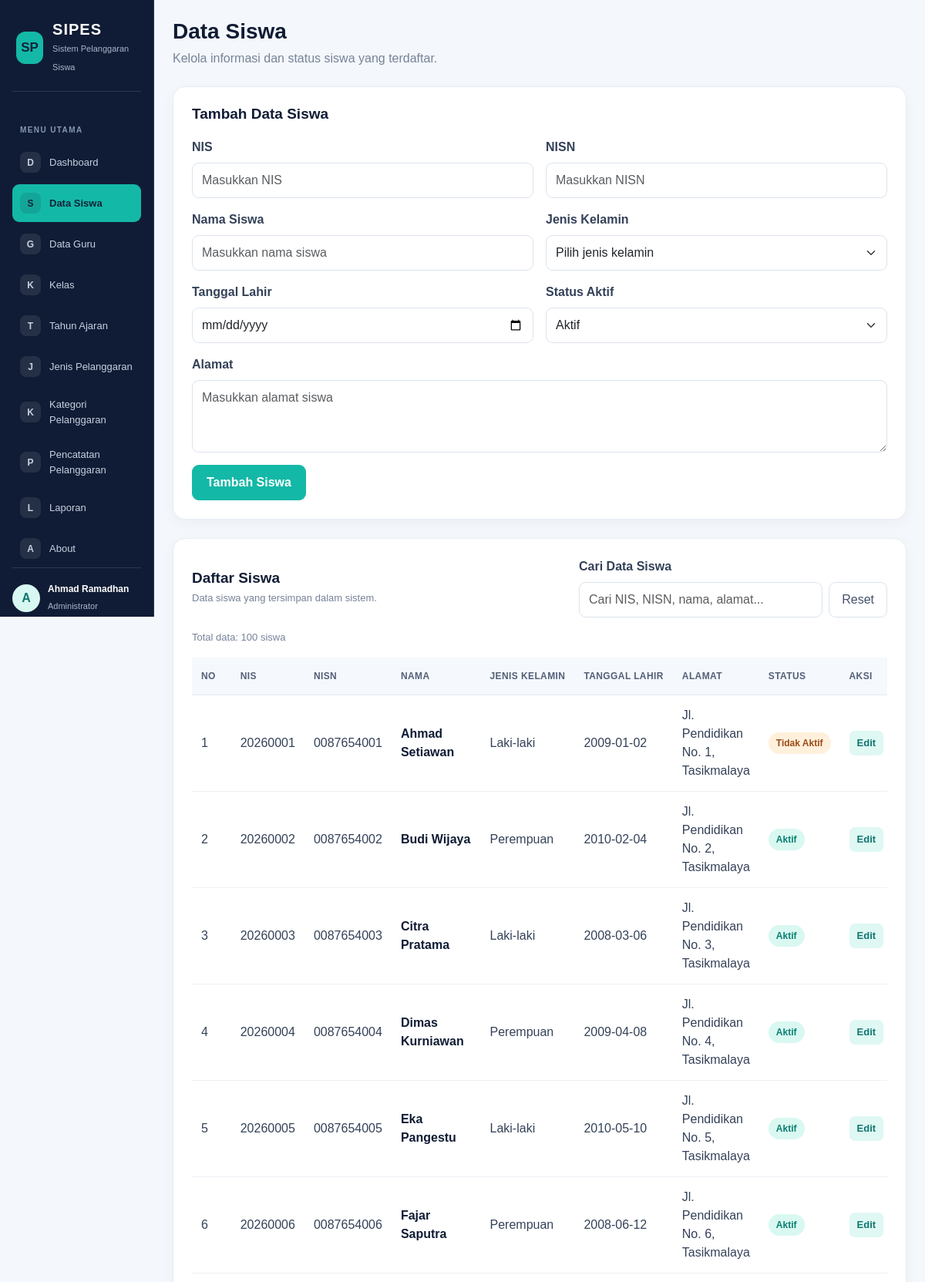
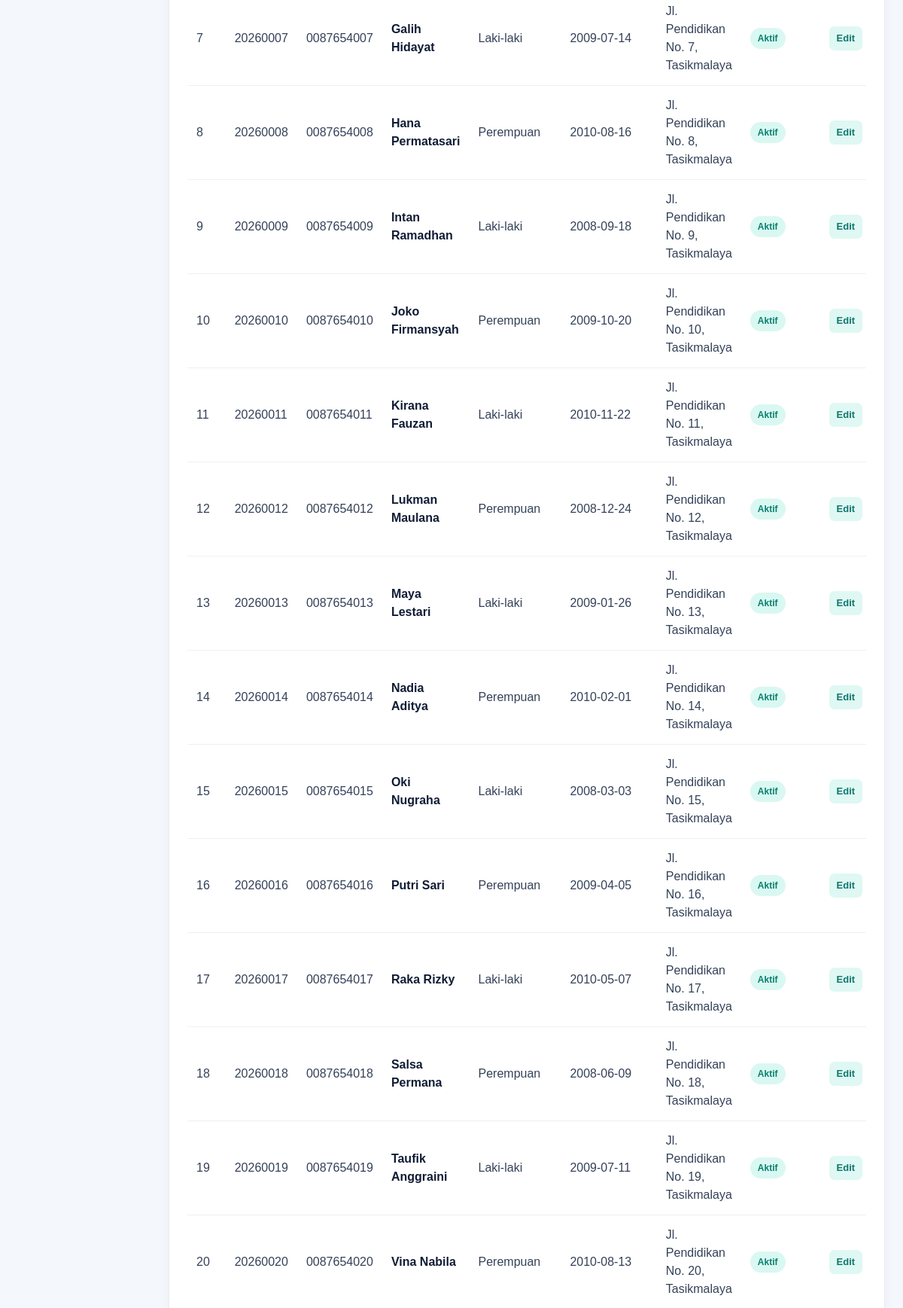
The page /data_siswa.php (signed in, upper part) on the database its author committed (2 pictures, top to bottom).
### tables this page shows
CREATE TABLE `t_siswa` (
  `id` int(11) NOT NULL,
  `nis` varchar(30) DEFAULT NULL,
  `nisn` varchar(20) NOT NULL,
  `nama` varchar(150) DEFAULT NULL,
  `jenis_kelamin` char(1) NOT NULL,
  `tanggal_lahir` date NOT NULL,
  `alamat` text NOT NULL,
  `status_aktif` tinyint(1) NOT NULL,
  `created_at` timestamp NOT NULL DEFAULT current_timestamp(),
  `updated_at` timestamp NOT NULL DEFAULT current_timestamp()
);

### data_siswa.php (the view, shortened to what this page needs)
<?php
include 'config/koneksi.php';
$data_edit = null;
$data_siswa = mysqli_query(
    $koneksi,
    "SELECT * FROM t_siswa ORDER BY id ASC"
);
?>
<!DOCTYPE html>
<html lang="id">
<head>
    <link href="https://cdn.jsdelivr.net/npm/bootstrap@5.3.3/dist/css/bootstrap.min.css" rel="stylesheet">
</head>
<body>
<div class="container-fluid">
    <div class="row">
        <?php include 'includes/sidebar.php'; ?>
        <main class="col-md-9 col-lg-10 p-4 ms-md-auto">
            <div class="mb-4">
                <h1 class="page-title">Data Siswa</h1>
                <p class="page-subtitle">
                    Kelola informasi dan status siswa yang terdaftar.
                </p>
            </div>
            <?php if ($data_edit) { ?>
                <div class="content-card">
                    <h2 class="section-title">Edit Data Siswa</h2>
                    <form method="POST">
                        <input
                            type="hidden"
                            name="id"
                            value="<?php echo htmlspecialchars($data_edit['id']); ?>"
                        >
                        <div class="row g-3">
                            <div class="col-md-6">
                                <label class="form-label">NIS</label>
                                <input
                                    type="text"
                                    name="nis"
                                    class="form-control"
                                    inputmode="numeric"
                                    pattern="[0-9]{8}"
                                    minlength="8"
                                    maxlength="8"
                                    value="<?php echo htmlspecialchars($data_edit['nis']); ?>"
                                    oninput="this.value = this.value.replace(/[^0-9]/g, '').slice(0, 8)"
                                    title="NIS harus tepat 8 digit angka."
                                    required
                                >
                            </div>
                            <div class="col-md-6">
                                <label class="form-label">NISN</label>
                                <input
                                    type="text"
                                    name="nisn"
                                    class="form-control"
                                    inputmode="numeric"
                                    pattern="[0-9]{10}"
                                    minlength="10"
                                    maxlength="10"
                                    value="<?php echo htmlspecialchars($data_edit['nisn']); ?>"
                                    oninput="this.value = this.value.replace(/[^0-9]/g, '').slice(0, 10)"
                                    title="NISN harus tepat 10 digit angka."
                                    required
                                >
                            </div>
                            <div class="col-md-6">
                                <label class="form-label">Nama Siswa</label>
                                <input type="text" name="nama" class="form-control"
                                    value="<?php echo htmlspecialchars($data_edit['nama']); ?>" required>
                            </div>
                            <div class="col-md-6">
                                <label class="form-label">Jenis Kelamin</label>
                                <select name="jenis_kelamin" class="form-select" required>
                                    <option value="L" <?php if ($data_edit['jenis_kelamin'] == 'L') echo 'selected'; ?>>Laki-laki</option>
                                    <option value="P" <?php if ($data_edit['jenis_kelamin'] == 'P') echo 'selected'; ?>>Perempuan</option>
                                </select>
                            </div>
                            <div class="col-md-6">
                                <label class="form-label">Tanggal Lahir</label>
                                <input type="date" name="tanggal_lahir" class="form-control"
                                    value="<?php echo htmlspecialchars($data_edit['tanggal_lahir']); ?>" required>
                            </div>
                            <div class="col-md-6">
                                <label class="form-label">Status Aktif</label>
                                <select name="status_aktif" class="form-select" required>
                                    <option value="1" <?php if ($data_edit['status_aktif'] == 1) echo 'selected'; ?>>Aktif</option>
                                    <option value="0" <?php if ($data_edit['status_aktif'] == 0) echo 'selected'; ?>>Tidak Aktif</option>
                                </select>
                            </div>
                            <div class="col-12">
                                <label class="form-label">Alamat</label>
                                <textarea name="alamat" class="form-control" rows="3" required><?php echo htmlspecialchars($data_edit['alamat']); ?></textarea>
                            </div>
                            <div class="col-12 d-flex gap-2 flex-wrap">
                                <button type="submit" name="edit" class="btn btn-teal">Simpan Perubahan</button>
                                <a href="data_siswa.php" class="btn-light-custom">Batal</a>
                            </div>
                        </div>
                    </form>
                </div>
            <?php } else { ?>
                <div class="content-card">
                    <h2 class="section-title">Tambah Data Siswa</h2>
                    <form method="POST">
                        <div class="row g-3">
                            <div class="col-md-6">
                                <label class="form-label">NIS</label>
                                <input
                                    type="text"
                                    name="nis"
                                    class="form-control"
                                    placeholder="Masukkan NIS"
                                    inputmode="numeric"
                                    pattern="[0-9]{8,}"
                                    minlength="8"
                                    title="NIS harus berupa angka dan minimal 8 digit."
                                    value="<?php echo htmlspecialchars($_POST['nis'] ?? ''); ?>"
                                    required
                                >
                            </div>
                            <div class="col-md-6">
                                <label class="form-label">NISN</label>
                                <input
                                    type="text"
                                    name="nisn"
                                    class="form-control"
                                    placeholder="Masukkan NISN"
                                    inputmode="numeric"
                                    pattern="[0-9]{10,}"
                                    minlength="10"
                                    title="NISN harus berupa angka dan minimal 10 digit."
                                    value="<?php echo htmlspecialchars($_POST['nisn'] ?? ''); ?>"
                                    required
                                >
                            </div>
                            <div class="col-md-6">
                                <label class="form-label">Nama Siswa</label>
                                <input type="text" name="nama" class="form-control"
                                    placeholder="Masukkan nama siswa" required>
                            </div>
                            <div class="col-md-6">
                                <label class="form-label">Jenis Kelamin</label>
                                <select name="jenis_kelamin" class="form-select" required>
                                    <option value="">Pilih jenis kelamin</option>
                                </select>
                            </div>
                            <div class="col-md-6">
                                <label class="form-label">Tanggal Lahir</label>
                                <input type="date" name="tanggal_lahir" class="form-control" required>
                            </div>
                            <div class="col-md-6">
                                <label class="form-label">Status Aktif</label>
                                <select name="status_aktif" class="form-select" required>
                                    <option value="1">Aktif</option>
                                </select>
                            </div>
                            <div class="col-12">
                                <label class="form-label">Alamat</label>
                                <textarea name="alamat" class="form-control" rows="3"
                                    placeholder="Masukkan alamat siswa" required></textarea>
                            </div>
                            <div class="col-12">
                                <button type="submit" name="tambah" class="btn btn-teal">
                                    Tambah Siswa
                                </button>
                            </div>
                        </div>
                    </form>
                </div>
            <?php } ?>
            <div class="content-card">
                <div class="d-flex justify-content-between align-items-center flex-wrap gap-3 mb-3">
                    <div>
                        <h2 class="section-title mb-1">Daftar Siswa</h2>
                        <p class="table-count mb-0">
                            Data siswa yang tersimpan dalam sistem.
                        </p>
                    </div>
                    <div class="search-area">
                        <label for="cariSiswa" class="form-label">Cari Data Siswa</label>
                        <div class="d-flex gap-2">
                            <input
                                type="search"
                                id="cariSiswa"
                                class="form-control"
                                placeholder="Cari NIS, NISN, nama, alamat..."
                            >
                            <button type="button" id="resetCariSiswa" class="btn-light-custom">
                                Reset
                            </button>
                        </div>
                    </div>
                </div>
                <p id="hasilPencarianSiswa" class="table-count mb-3"></p>
                <div class="table-responsive">
                    <table class="table" id="tabelSiswa">
                        <thead>
                            <tr>
                                <th>No</th>
                                <th>NIS</th>
                                <th>NISN</th>
                                <th>Nama</th>
                                <th>Jenis Kelamin</th>
                                <th>Tanggal Lahir</th>
                                <th>Alamat</th>
                                <th>Status</th>
                                <th>Aksi</th>
                            </tr>
                        </thead>
                        <tbody>
                            <?php
                            $no = 1;
                            while ($siswa = mysqli_fetch_assoc($data_siswa)) {
                            ?>
                                <tr>
                                    <td><?php echo $no++; ?></td>
                                    <td><?php echo htmlspecialchars($siswa['nis']); ?></td>
                                    <td><?php echo htmlspecialchars($siswa['nisn']); ?></td>
                                    <td>
                                        <span class="student-name">
                                            <?php echo htmlspecialchars($siswa['nama']); ?>
                                        </span>
                                    </td>
                                    <td>
                                        <?php
                                        echo $siswa['jenis_kelamin'] == 'L'
                                            ? 'Laki-laki'
                                            : 'Perempuan';
                                        ?>
                                    </td>
                                    <td><?php echo htmlspecialchars($siswa['tanggal_lahir']); ?></td>
                                    <td><?php echo htmlspecialchars($siswa['alamat']); ?></td>
                                    <td>
                                        <?php if ($siswa['status_aktif'] == 1) { ?>
                                            <span class="status-badge status-active">Aktif</span>
                                        <?php } else { ?>
                                            <span class="status-badge status-inactive">Tidak Aktif</span>
                                        <?php } ?>
                                    </td>
                                    <td>
                                        <div class="d-flex gap-2">
                                            <a
                                                href="data_siswa.php?edit=<?php echo (int) $siswa['id']; ?>"
                                                class="action-link action-edit"
                                            >Edit</a>
                                        </div>
                                    </td>
                                </tr>
                            <?php } ?>
                        </tbody>
                    </table>
                </div>
            </div>
        </main>
    </div>
</div>
</body>
</html>

### data_siswa.php (style rules this page uses)
:root { --navy: #101c35; --teal: #14b8a6; --background: #f4f7fb; --text: #243047; --muted: #778399; }
body { background: var(--background); color: var(--text); font-family: Arial, sans-serif; }
main { min-height: 100vh; }
.page-title { font-size: 28px; font-weight: 700; color: var(--navy); margin-bottom: 6px; }
.page-subtitle { color: var(--muted); margin-bottom: 0; }
.content-card { background: #fff; border: 1px solid #e8edf4; border-radius: 16px; padding: 24px; margin-bottom: 24px; box-shadow: 0 5px 18px rgba(16, 28, 53, 0.04); }
.section-title { color: var(--navy); font-size: 19px; font-weight: 700; margin-bottom: 20px; }
.form-label { font-weight: 600; color: #344158; margin-bottom: 8px; }
.form-control, .form-select { border: 1px solid #dce3ed; border-radius: 9px; padding: 10px 12px; }
.btn-teal { background: var(--teal); color: #fff; border: 1px solid var(--teal); border-radius: 9px; padding: 10px 18px; font-weight: 600; }
.btn-light-custom { background: #fff; border: 1px solid #dce3ed; color: #46536a; border-radius: 9px; padding: 10px 16px; text-decoration: none; display: inline-block; }
.table { margin-bottom: 0; vertical-align: middle; }
.table thead th { background: #f5f8fc; color: #536078; font-size: 12px; text-transform: uppercase; letter-spacing: 0.4px; padding: 15px 12px; border-bottom: 1px solid #e5eaf1; white-space: nowrap; }
.table tbody td { padding: 14px 12px; border-bottom: 1px solid #edf0f5; color: #344158; }
.student-name { font-weight: 600; color: var(--navy); }
.status-badge { display: inline-block; padding: 5px 10px; border-radius: 20px; font-size: 12px; font-weight: 600; white-space: nowrap; }
.status-active { color: #087f70; background: #d9f8f1; }
.status-inactive { color: #9a4b16; background: #fff0dc; }
.action-link { display: inline-block; padding: 6px 10px; border-radius: 7px; text-decoration: none; font-size: 13px; font-weight: 600; white-space: nowrap; }
.action-edit { color: #0f766e; background: #dff8f3; }
.table-count { color: var(--muted); font-size: 13px; }
.search-area { width: 100%; max-width: 400px; }

### rows shown on the page
t_siswa: nis "20260001", nisn "0087654001", nama "Ahmad Setiawan", jenis_kelamin "Laki-laki", tanggal_lahir "2009-01-02", alamat "Jl. Pendidikan No. 1, Tasikmalaya", status_aktif "Tidak Aktif"
t_siswa: nis "20260002", nisn "0087654002", nama "Budi Wijaya", jenis_kelamin "Perempuan", tanggal_lahir "2010-02-04", alamat "Jl. Pendidikan No. 2, Tasikmalaya", status_aktif "Aktif"
t_siswa: nis "20260003", nisn "0087654003", nama "Citra Pratama", jenis_kelamin "Laki-laki", tanggal_lahir "2008-03-06", alamat "Jl. Pendidikan No. 3, Tasikmalaya", status_aktif "Aktif"
t_siswa: nis "20260004", nisn "0087654004", nama "Dimas Kurniawan", jenis_kelamin "Perempuan", tanggal_lahir "2009-04-08", alamat "Jl. Pendidikan No. 4, Tasikmalaya", status_aktif "Aktif"
t_siswa: nis "20260005", nisn "0087654005", nama "Eka Pangestu", jenis_kelamin "Laki-laki", tanggal_lahir "2010-05-10", alamat "Jl. Pendidikan No. 5, Tasikmalaya", status_aktif "Aktif"
t_siswa: nis "20260006", nisn "0087654006", nama "Fajar Saputra", jenis_kelamin "Perempuan", tanggal_lahir "2008-06-12", alamat "Jl. Pendidikan No. 6, Tasikmalaya", status_aktif "Aktif"
t_siswa: nis "20260007", nisn "0087654007", nama "Galih Hidayat", jenis_kelamin "Laki-laki", tanggal_lahir "2009-07-14", alamat "Jl. Pendidikan No. 7, Tasikmalaya", status_aktif "Aktif"
t_siswa: nis "20260008", nisn "0087654008", nama "Hana Permatasari", jenis_kelamin "Perempuan", tanggal_lahir "2010-08-16", alamat "Jl. Pendidikan No. 8, Tasikmalaya", status_aktif "Aktif"
t_siswa: nis "20260009", nisn "0087654009", nama "Intan Ramadhan", jenis_kelamin "Laki-laki", tanggal_lahir "2008-09-18", alamat "Jl. Pendidikan No. 9, Tasikmalaya", status_aktif "Aktif"
t_siswa: nis "20260010", nisn "0087654010", nama "Joko Firmansyah", jenis_kelamin "Perempuan", tanggal_lahir "2009-10-20", alamat "Jl. Pendidikan No. 10, Tasikmalaya", status_aktif "Aktif"
t_siswa: nis "20260011", nisn "0087654011", nama "Kirana Fauzan", jenis_kelamin "Laki-laki", tanggal_lahir "2010-11-22", alamat "Jl. Pendidikan No. 11, Tasikmalaya", status_aktif "Aktif"
t_siswa: nis "20260012", nisn "0087654012", nama "Lukman Maulana", jenis_kelamin "Perempuan", tanggal_lahir "2008-12-24", alamat "Jl. Pendidikan No. 12, Tasikmalaya", status_aktif "Aktif"
t_siswa: nis "20260013", nisn "0087654013", nama "Maya Lestari", jenis_kelamin "Laki-laki", tanggal_lahir "2009-01-26", alamat "Jl. Pendidikan No. 13, Tasikmalaya", status_aktif "Aktif"
t_siswa: nis "20260014", nisn "0087654014", nama "Nadia Aditya", jenis_kelamin "Perempuan", tanggal_lahir "2010-02-01", alamat "Jl. Pendidikan No. 14, Tasikmalaya", status_aktif "Aktif"
t_siswa: nis "20260015", nisn "0087654015", nama "Oki Nugraha", jenis_kelamin "Laki-laki", tanggal_lahir "2008-03-03", alamat "Jl. Pendidikan No. 15, Tasikmalaya", status_aktif "Aktif"
t_siswa: nis "20260016", nisn "0087654016", nama "Putri Sari", jenis_kelamin "Perempuan", tanggal_lahir "2009-04-05", alamat "Jl. Pendidikan No. 16, Tasikmalaya", status_aktif "Aktif"
t_siswa: nis "20260017", nisn "0087654017", nama "Raka Rizky", jenis_kelamin "Laki-laki", tanggal_lahir "2010-05-07", alamat "Jl. Pendidikan No. 17, Tasikmalaya", status_aktif "Aktif"
t_siswa: nis "20260018", nisn "0087654018", nama "Salsa Permana", jenis_kelamin "Perempuan", tanggal_lahir "2008-06-09", alamat "Jl. Pendidikan No. 18, Tasikmalaya", status_aktif "Aktif"
t_siswa: nis "20260019", nisn "0087654019", nama "Taufik Anggraini", jenis_kelamin "Laki-laki", tanggal_lahir "2009-07-11", alamat "Jl. Pendidikan No. 19, Tasikmalaya", status_aktif "Aktif"
t_siswa: nis "20260020", nisn "0087654020", nama "Vina Nabila", jenis_kelamin "Perempuan", tanggal_lahir "2010-08-13", alamat "Jl. Pendidikan No. 20, Tasikmalaya", status_aktif "Aktif"

### other values the page prints
substr($_SESSION['name'] ?? 'U', 0, 1) "A"
$_SESSION['name'] "Ahmad Ramadhan"
